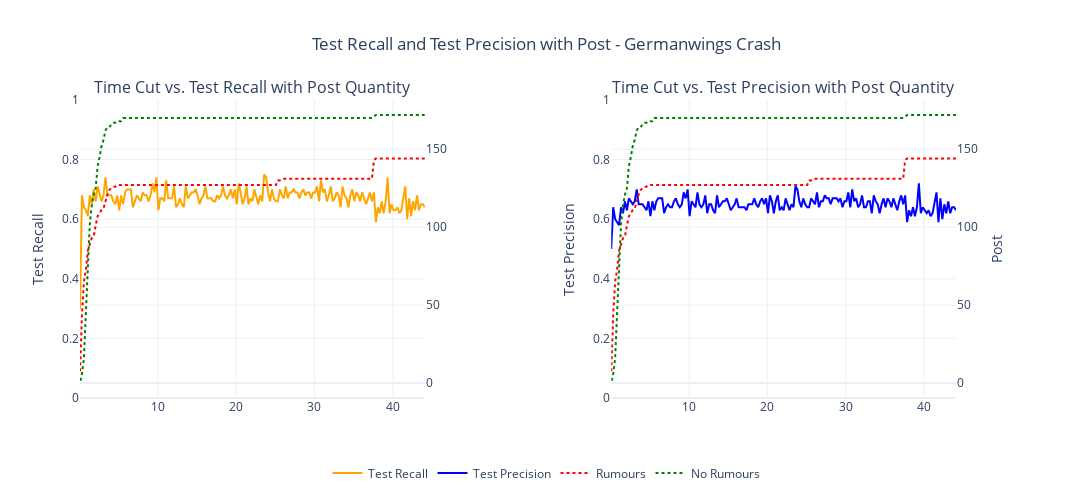

Notebook cell for this chart:
### Code cell
import plotly.graph_objects as go
from plotly.subplots import make_subplots

# Create a subplot figure with 1 row and 2 columns
fig = make_subplots(
    rows=1, cols=2,
    subplot_titles=["Time Cut vs. Test Recall with Post Quantity", "Time Cut vs. Test Precision with Post Quantity"],
    specs=[[{"secondary_y": True}, {"secondary_y": True}]]
)

# First chart: Time Cut vs Test Recall
fig.add_trace(
    go.Scatter(
        x=df_germanwings_crash['time_cut_hours'],
        y=df_germanwings_crash['metrics.test_recall'],
        mode='lines',
        name='Test Recall',
        line=dict(color='Orange')
    ),
    row=1, col=1
)

# Second chart: Time Cut vs Test Precision with Post
fig.add_trace(
    go.Scatter(
        x=df_germanwings_crash['time_cut_hours'],
        y=df_germanwings_crash['metrics.test_precision'],
        mode='lines',
        name='Test Precision',
        line=dict(color='blue')
    ),
    row=1, col=2, secondary_y=False
)

# Adding Post Quantity to both subplots
fig.add_trace(
    go.Scatter(
        x=df_germanwings_crash['time_cut_hours'],
        y=df_germanwings_crash['rumours'],
        mode='lines',
        name='Rumours',
        line=dict(color='red', dash='dot')
    ),
    row=1, col=1, secondary_y=True
)

fig.add_trace(
    go.Scatter(
        x=df_germanwings_crash['time_cut_hours'],
        y=df_germanwings_crash['rumours'],
        mode='lines',
        name='Rumours',
        line=dict(color='red', dash='dot'),
         showlegend=False
    ),
    row=1, col=2, secondary_y=True
)

fig.add_trace(
    go.Scatter(
        x=df_germanwings_crash['time_cut_hours'],
        y=df_germanwings_crash['no_rumours'],
        mode='lines',
        name='No Rumours',
        line=dict(color='green', dash='dot')
    ),
    row=1, col=1, secondary_y=True
)

fig.add_trace(
    go.Scatter(
        x=df_germanwings_crash['time_cut_hours'],
        y=df_germanwings_crash['no_rumours'],
        mode='lines',
        name='Rumours',
        line=dict(color='green', dash='dot'),
        showlegend=False
    ),
    row=1, col=2, secondary_y=True
)

# Update layout
fig.update_layout(
    title="Test Recall and Test Precision with Post - Germanwings Crash",
    title_x=0.5,  # Center the main title,
    template='plotly_white',
    legend=dict(orientation="h", yanchor="bottom", y=-0.3, xanchor="center", x=0.5),
    width=1100,  # Set the width
    height=500,  # Set the height
)

# Update Y-axis titles for both subplots
fig.update_yaxes(title_text="Test Recall", row=1, col=1,secondary_y=False)
fig.update_yaxes(title_text="Test Precision", secondary_y=False, row=1, col=2)
fig.update_yaxes(title_text="Post", secondary_y=True, row=1, col=2)

# Update the left Y-axis range for both subplots (if needed)
fig.update_yaxes(range=[0, 1], row=1, col=1,secondary_y=False)  # Adjust range for the left Y-axis of the first chart
fig.update_yaxes(range=[0, 1], row=1, col=2,secondary_y=False)  # Adjust range for the left Y-axis of the second chart

# Display the plot
fig.show()

### Figure 1 — Plotly figure (JSON) as saved in the notebook; plotly's stock layout.template omitted (floating-point values rounded to 4 significant figures; data arrays with more than 128 entries replaced by an {"elided": "..."} marker saying what was removed)
{"data": [{"line": {"color": "Orange"}, "mode": "lines", "name": "Test Recall", "type": "scatter", "x": {"elided": "177 float values"}, "xaxis": "x", "y": {"elided": "177 float values"}, "yaxis": "y"}, {"line": {"color": "blue"}, "mode": "lines", "name": "Test Precision", "type": "scatter", "x": {"elided": "177 float values"}, "xaxis": "x2", "y": {"elided": "177 float values"}, "yaxis": "y3"}, {"line": {"color": "red", "dash": "dot"}, "mode": "lines", "name": "Rumours", "type": "scatter", "x": {"elided": "177 float values"}, "xaxis": "x", "y": {"elided": "177 int values"}, "yaxis": "y2"}, {"line": {"color": "red", "dash": "dot"}, "mode": "lines", "name": "Rumours", "showlegend": false, "type": "scatter", "x": {"elided": "177 float values"}, "xaxis": "x2", "y": {"elided": "177 int values"}, "yaxis": "y4"}, {"line": {"color": "green", "dash": "dot"}, "mode": "lines", "name": "No Rumours", "type": "scatter", "x": {"elided": "177 float values"}, "xaxis": "x", "y": {"elided": "177 int values"}, "yaxis": "y2"}, {"line": {"color": "green", "dash": "dot"}, "mode": "lines", "name": "Rumours", "showlegend": false, "type": "scatter", "x": {"elided": "177 float values"}, "xaxis": "x2", "y": {"elided": "177 int values"}, "yaxis": "y4"}], "layout": {"annotations": [{"font": {"size": 16}, "showarrow": false, "text": "Time Cut vs. Test Recall with Post Quantity", "x": 0.185, "xanchor": "center", "xref": "paper", "y": 1, "yanchor": "bottom", "yref": "paper"}, {"font": {"size": 16}, "showarrow": false, "text": "Time Cut vs. Test Precision with Post Quantity", "x": 0.755, "xanchor": "center", "xref": "paper", "y": 1, "yanchor": "bottom", "yref": "paper"}], "height": 500, "legend": {"orientation": "h", "x": 0.5, "xanchor": "center", "y": -0.3, "yanchor": "bottom"}, "title": {"text": "Test Recall and Test Precision with Post - Germanwings Crash", "x": 0.5}, "width": 1100, "xaxis": {"anchor": "y", "autorange": true, "domain": [0, 0.37], "range": [0.08, 44.08], "type": "linear"}, "xaxis2": {"anchor": "y3", "autorange": true, "domain": [0.57, 0.94], "range": [0.08, 44.08], "type": "linear"}, "yaxis": {"anchor": "x", "domain": [0, 1], "range": [0, 1], "title": {"text": "Test Recall"}, "type": "linear"}, "yaxis2": {"anchor": "x", "autorange": true, "overlaying": "y", "range": [-9.556, 181.6], "side": "right", "type": "linear"}, "yaxis3": {"anchor": "x2", "domain": [0, 1], "range": [0, 1], "title": {"text": "Test Precision"}, "type": "linear"}, "yaxis4": {"anchor": "x2", "autorange": true, "overlaying": "y3", "range": [-9.556, 181.6], "side": "right", "title": {"text": "Post"}, "type": "linear"}}}
